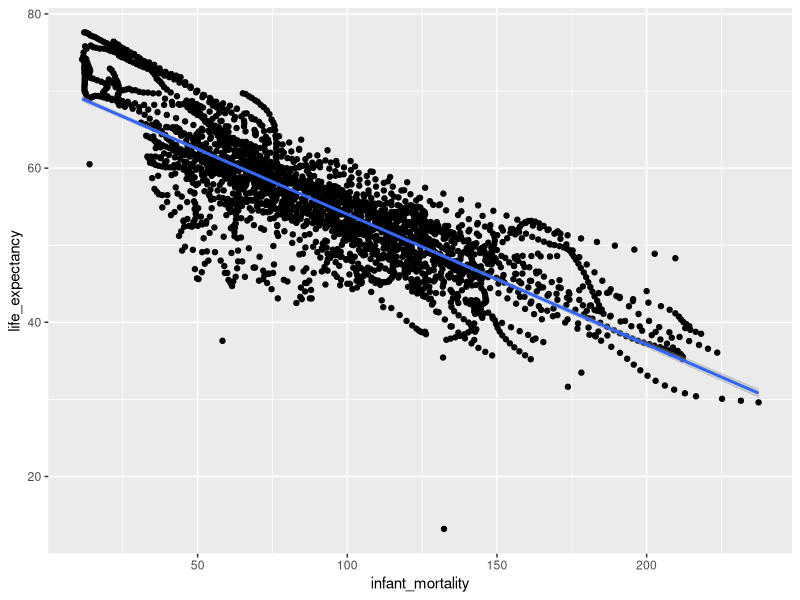
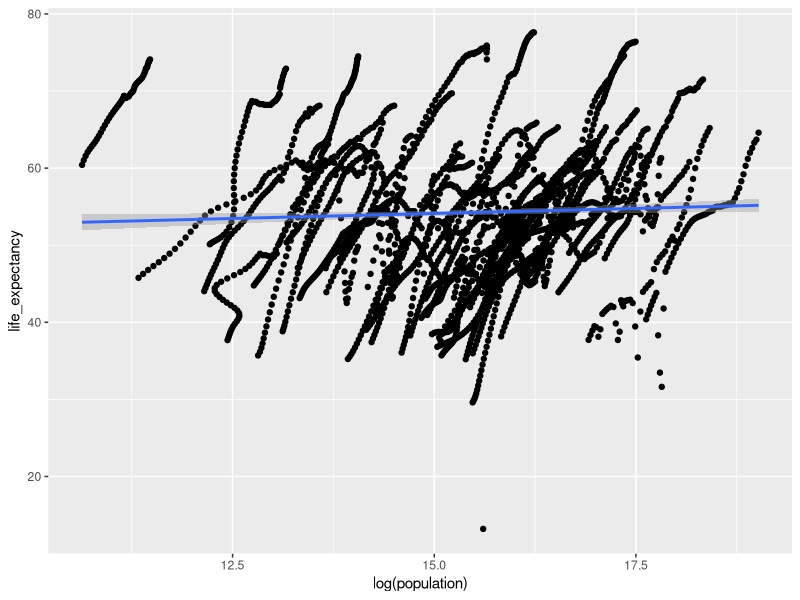
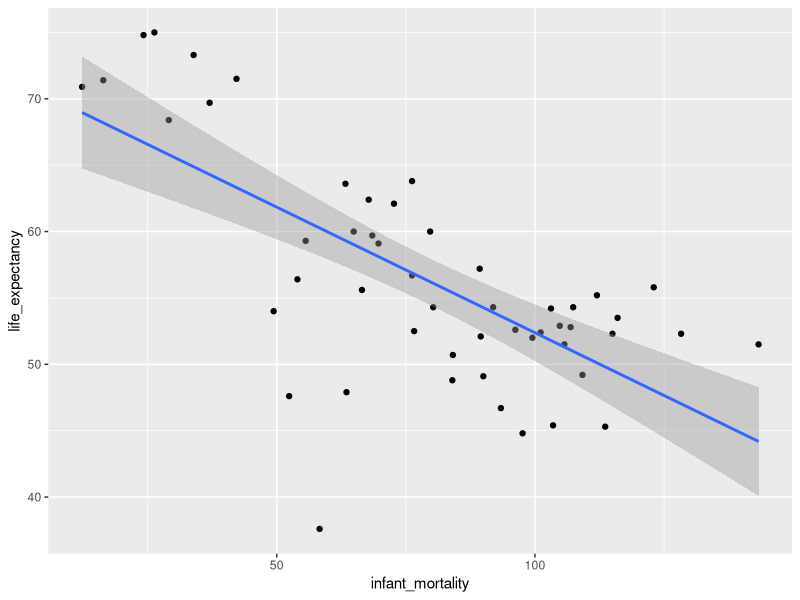
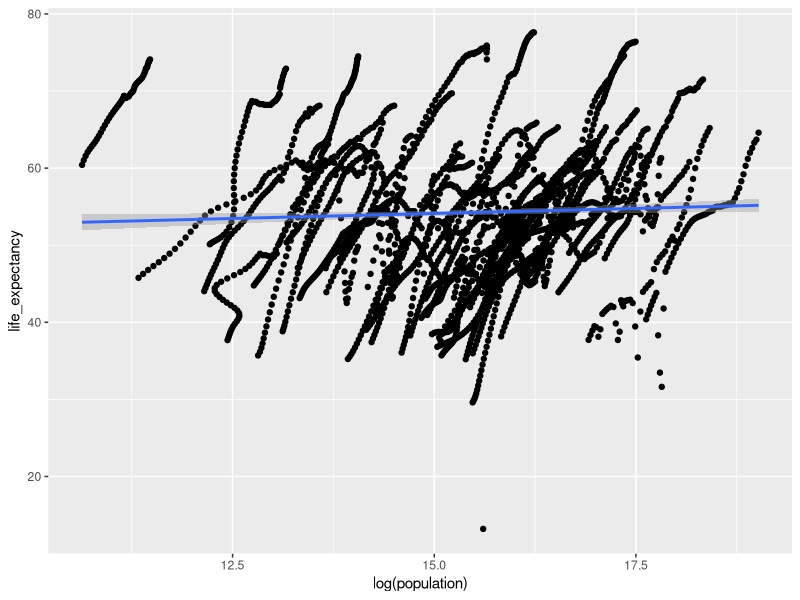

Write the R code that produced these figures, in order.
## ---- chunk 1
#load dslabs package
library("dslabs")
#look at help file for gapminder data
help(gapminder)
#load tidyverse pacakge
library(tidyverse)

## ---- chunk 2
#get an overview of data structure
str(gapminder)

## ---- chunk 3
#get a summary of data
summary(gapminder)

## ---- chunk 4
#determine the type of object gapminder is
class(gapminder)
## ---- chunk 5
#Assigning only the African countries to a new object/variable called africadata
africadata <- gapminder[gapminder$continent == "Africa", ]
## ---- chunk 6
#Running str for africadata
str(africadata)
## ---- chunk 7
#Summary of africadata
summary(africadata)
## ---- chunk 8
#Creating africa_infant_life which is a subset of africadata containing only 'infant_mortality' and 'life_expectancy'

africa_infant_life <- africadata[,c("infant_mortality", "life_expectancy")]
## ---- chunk 9
#Running str for africa_infant_life
str(africa_infant_life)
## ---- chunk 10
#Summary of africa_infant_life
summary(africa_infant_life)
## ---- chunk 11
#Creating africa_pop_life which is a subset of africadata containing only population and life_expectancy

africa_pop_life <- africadata[,c("population", "life_expectancy")]

## ---- chunk 12
#Running str for africa_pop_life
str(africa_pop_life)
## ---- chunk 13
#Summary of africa_pop_life
summary(africa_pop_life)
## ---- chunk 14
#Plotting expectancy as a function of infant mortality
p1 <- africa_infant_life %>% ggplot(aes(x=infant_mortality, y=life_expectancy)) + geom_point() + geom_smooth(method='lm')
plot(p1)

## ---- chunk 15
#Plotting life expectancy as a function of log of population for the africa_pop_life
p2 <- africa_pop_life %>% ggplot(aes(x=log(population), y=life_expectancy)) + geom_point() + geom_smooth(method='lm')
plot(p2)

## ---- chunk 16
#Codes to explore which years have missing data for infant mortality

missing_infmort_years <- africadata %>%
  filter(is.na(infant_mortality)) %>%
  select(year) %>%
  distinct() %>%
  arrange(year)

print(missing_infmort_years)


## ---- chunk 17
#Creating africadata_2000 which is a subset of africadata containing data for the year 2000 only. 

africadata_2000 <- africadata %>% filter(year == 2000)
## ---- chunk 18
#Running str for africadata_2000
str(africadata_2000)
## ---- chunk 19
#Running summary for africadata_2000
summary(africadata_2000)
## ---- chunk 20
#Plotting life expectancy as a function of infant mortality for the africadata_2000.

p3 <- africadata_2000 %>% ggplot(aes(x=infant_mortality, y=life_expectancy)) + geom_point() + geom_smooth(method='lm')
plot(p3)

## ---- chunk 21
#Plotting life expectancy as a function of log of population for the africadata_2000

p4 <- africadata_2000 %>% ggplot(aes(x=log(population), y=life_expectancy)) + geom_point() + geom_smooth(method='lm')
plot(p2)

## ---- chunk 22
fit1 <- lm(life_expectancy ~ infant_mortality, africadata_2000)  

## ---- chunk 23
#Printing the results of the linear model fit1
summary(fit1)
## ---- chunk 24
fit2 <- lm(life_expectancy ~ population, africadata_2000)  

## ---- chunk 25
#Printing the results of the linear model fit2
summary(fit2)
